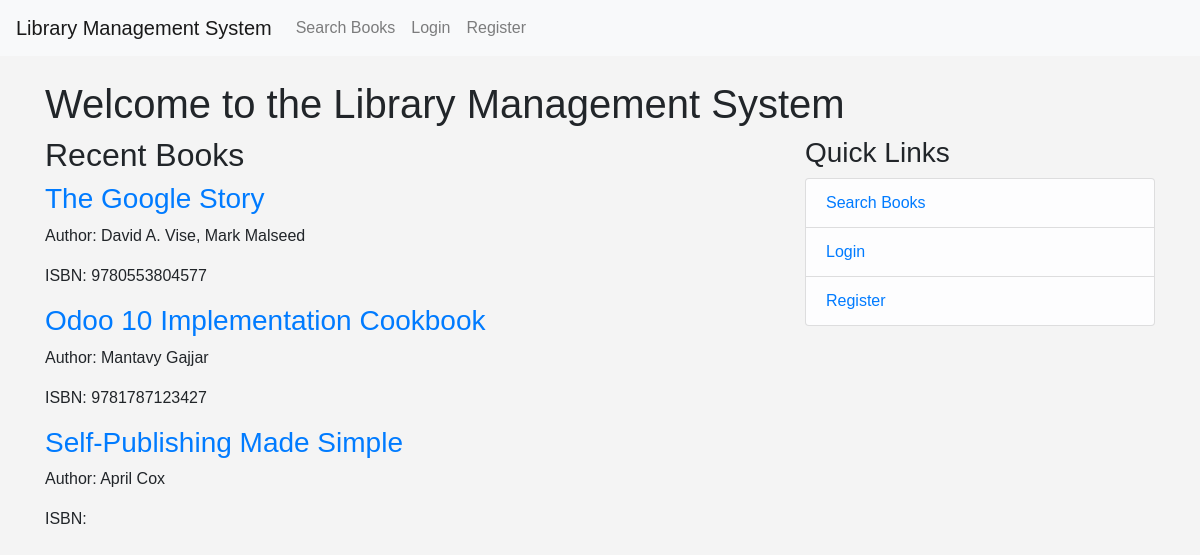
Page /home on the earlier database version.
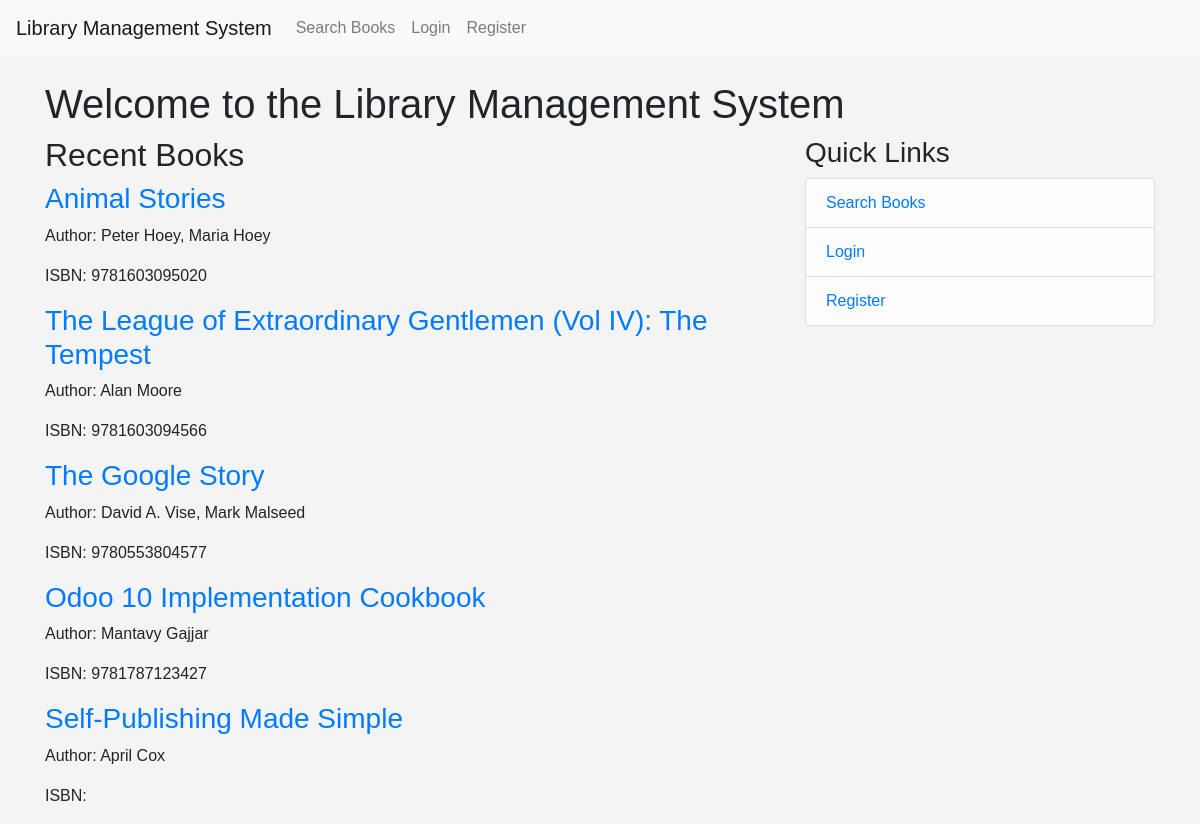
Same page on the later database version.
### app/models.py (models this page shows)
class Book(db.Model):
    __tablename__ = 'book'
    id = db.Column(db.Integer, primary_key=True)
    isbn = db.Column(db.String(13), unique=True, nullable=False)
    title = db.Column(db.String(255), nullable=False)
    authors = db.Column(db.String(255), nullable=False)
    publisher = db.Column(db.String(255))
    year = db.Column(db.Integer)
    description=db.Column(db.Text)
    pageCount=db.Column(db.Integer)
    imageLink=db.Column(db.String(255))
    language=db.Column(db.String(10))
    categories = db.Column(db.String(255))
    quantity = db.Column(db.Integer, default=1,nullable=False)
    borrowed_copies = db.relationship('BorrowedBook', backref='book', lazy=True)

### app/main/routes.py (the view)
@main.route("/")
@main.route("/home")
def home():
    recent_books = Book.query.order_by(Book.id.desc()).limit(5).all()
    return render_template('home.html', title='Home', recent_books=recent_books)

### app/templates/home.html
{% extends "base.html" %}
{% block content %}
    <h1>Welcome to the Library Management System</h1>
    <div class="row">
        <div class="col-md-8">
            <h2>Recent Books</h2>
            {% for book in recent_books %}
                {% if book.quantity > 0 %}
                    <article class="media content-section">
                        <div class="media-body">
                            <h3><a class="article-title" href="{{ url_for('books.book_detail', book_id=book.id) }}">{{ book.title }}</a></h3>
                            <p class="article-content">Author: {{ book.authors }}</p>
                            <p class="article-content">ISBN: {{ book.isbn }}</p>
                        </div>
                    </article>
                {% endif %}
            {% endfor %}
        </div>
        <div class="col-md-4">
            <div class="content-section">
                <h3>Quick Links</h3>
                <ul class="list-group">
                    <li class="list-group-item list-group-item-light"><a href="{{ url_for('books.search') }}">Search Books</a></li>
                    {% if current_user.is_authenticated %}
                        {% if current_user.role in ['admin', 'librarian'] %}
                            <li class="list-group-item list-group-item-light">
                                <a href="{{ url_for('admin.admin_dashboard') }}">Admin Dashboard</a>
                            </li>
                        {% else %}
                            <li class="list-group-item list-group-item-light"><a href="{{ url_for('books.recommendations') }}">Book Recommurendations</a></li>
                            <li class="list-group-item list-group-item-light"><a href="{{ url_for('users.account') }}">My Account</a></li>
                            <li class="list-group-item list-group-item-light"><a href="{{url_for('users.user_books',username=current_user.username)}}">Borrowed Books</a></li>
                        {% endif %}
                    {% else %}
                        <li class="list-group-item list-group-item-light"><a href="{{ url_for('auth.login') }}">Login</a></li>
                        <li class="list-group-item list-group-item-light"><a href="{{ url_for('auth.register') }}">Register</a></li>
                    {% endif %}
                </ul>
            </div>
        </div>
    </div>
{% endblock content %}

### app/templates/base.html (shortened to what this page needs)
<!DOCTYPE html>
<html lang="en">
<head>
    <link rel="stylesheet" href="https://stackpath.bootstrapcdn.com/bootstrap/4.5.2/css/bootstrap.min.css">
    <link rel="stylesheet" href="{{ url_for('static', filename='css/main.css') }}">
</head>
<body>
    <nav class="navbar navbar-expand-lg navbar-light bg-light">
        <a class="navbar-brand" href="{{ url_for('main.home') }}">Library Management System</a>
        <div class="collapse navbar-collapse" id="navbarNav">
            <ul class="navbar-nav">
                <li class="nav-item">
                    <a class="nav-link" href="{{ url_for('books.search') }}">Search Books</a>
                </li>
                {% if current_user.is_authenticated %}
                    {% if current_user.role in ['admin', 'librarian'] %}
                        <li class="nav-item">
                            <a class="nav-link" href="{{ url_for('admin.admin_dashboard') }}">Admin Dashboard</a>
                        </li>
                    {% else %}
                        <li class="nav-item">
                            <a class="nav-link" href="{{ url_for('books.recommendations') }}">Recommendations</a>
                        </li>
                        <li class="nav-item">
                            <a class="nav-link" href="{{ url_for('users.account') }}">My Account</a>
                        </li>
                        <li class="nav-item">
                            <a class="nav-link" href="{{ url_for('users.user_books', username=current_user.username) }}">Borrowed Books</a>
                        </li>
                    {% endif %}
                    <li class="nav-item">
                        <a class="nav-link" href="{{ url_for('auth.logout') }}">Logout</a>
                    </li>
                {% else %}
                    <li class="nav-item">
                        <a class="nav-link" href="{{ url_for('auth.login') }}">Login</a>
                    </li>
                    <li class="nav-item">
                        <a class="nav-link" href="{{ url_for('auth.register') }}">Register</a>
                    </li>
                {% endif %}
            </ul>
        </div>
    </nav>
    <div class="container mt-4">
        {% block content %}{% endblock %}
    </div>
</body>
</html>

### app/static/css/main.css (style rules this page uses)
body { font-family: Arial, sans-serif; background-color: #f4f4f4; }
.navbar { margin-bottom: 20px; }

Differences in the rows shown:
added Book: title "Animal Stories", authors "Peter Hoey, Maria Hoey", isbn "9781603095020"
added Book: title "The League of Extraordinary Gentlemen (Vol IV): The Tempest", authors "Alan Moore", isbn "9781603094566"
